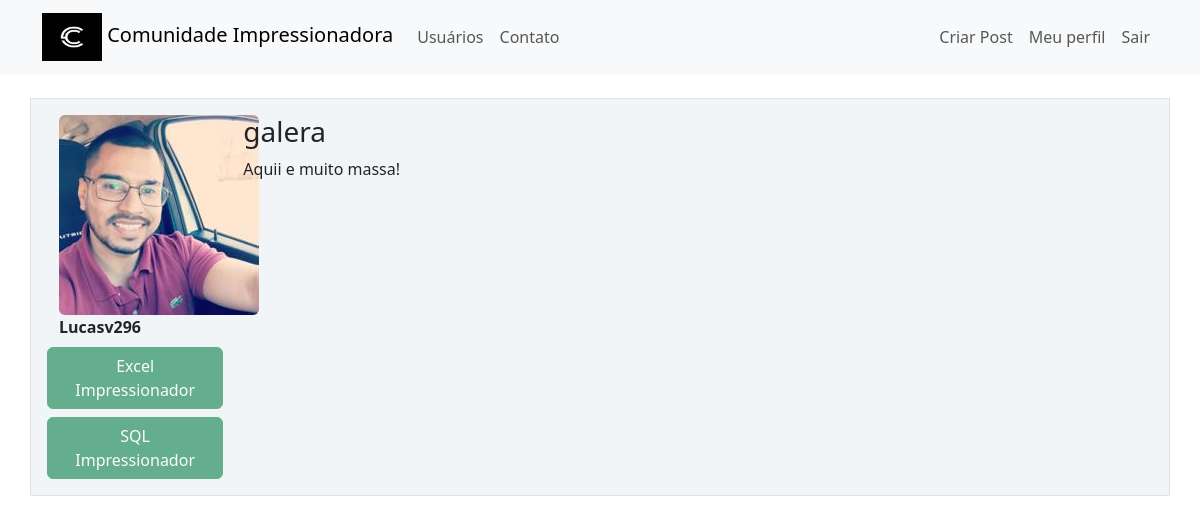
/post/1 (signed in), run on the app's committed database.
### comunidadeimpressionadora/models.py (models this page shows)
class Usuario(database.Model, UserMixin):
    id = database.Column(database.Integer, primary_key=True)
    username = database.Column(database.String, nullable=False)
    email = database.Column(database.String, nullable=False, unique=True)
    senha = database.Column(database.String, nullable=False)
    foto_perfil = database.Column(database.String, default='default.jpg')
    posts = database.relationship('Post', backref='autor', lazy=True)
    cursos = database.Column(database.String, nullable=False, default='Não Informado')

class Post(database.Model):
    id = database.Column(database.Integer, primary_key=True)
    titulo = database.Column(database.String, nullable=False)
    corpo = database.Column(database.Text, nullable=False)
    data_criacao = database.Column(database.DateTime, nullable=False, default=datetime.utcnow)
    id_usuario = database.Column(database.Integer, database.ForeignKey('usuario.id'), nullable=False)

### comunidadeimpressionadora/routes.py (the view)
@app.route('/post/<post_id>', methods=['GET', 'POST'])
@login_required
def exibir_post(post_id):
    post = Post.query.get(post_id)
    if current_user == post.autor:
        form = FormCriarPost()
        if request.method == 'GET':
            form.titulo.data = post.titulo
            form.corpo.data = post.corpo
        elif form.validate_on_submit():
            post.titulo = form.titulo.data
            post.corpo = form.corpo.data
            database.session.commit()
            flash('Post atualizado com Sucesso!', 'alert-success')
            return redirect(url_for('home'))
    else:
        form = None
    return render_template('post.html', post=post, form=form)

### comunidadeimpressionadora/models.py (called while the page is built)
@login_manager.user_loader
def load_usuario(id_usuario):
    return Usuario.query.get(int(id_usuario))

### comunidadeimpressionadora/templates/post.html (shortened to what this page needs)
{% extends 'base.html' %}
{% block body %}
        <div class="container mt-3">
            <div class="row border mt-4 p-3 meupost">
                <div class="col col-2">
                    <div class="image pe-2">
                        <img src="{{ url_for('static', filename='fotos_perfil/{}'.format(post.autor.foto_perfil)) }}" class="rounded" width="200" >
                        <div>
                            <strong>{{ post.autor.username }}</strong>
                        </div>
                        <div class="row justify-content-center">
                            <br>
                            {% for curso in post.autor.cursos.split(';') %}
                                <button type="button" class="btn btn-success mt-2" disabled>{{ curso }}</button>
                            {% endfor %}
                        </div>
                    </div>
                </div>
                <div class="col col-10">
                    <h3>{{ post.titulo }}</h3>
                    <p>{{ post.corpo }}</p>
                </div>
        </div>
{% endblock %}

### comunidadeimpressionadora/static/main.css (style rules this page uses)
.meupost { background: #f2f5f8 !important; }

### data on the page
Usuario: foto_perfil (picture), autor.username "Lucasv296"
Post: titulo "galera", corpo "Aquii e muito massa!"

### other printed values
{{ curso }} "Excel Impressionador" "SQL Impressionador"
